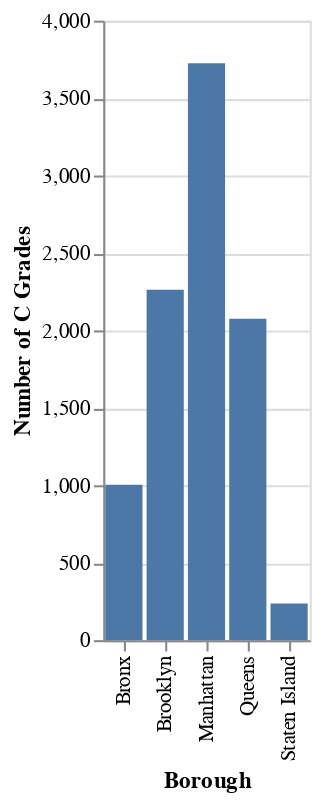

Here is the notebook cell this chart was saved with:
### Code cell
#Graph C Grades by Boro


alt.Chart(c_borough).mark_bar().encode(
    y=alt.Y('GRADE',
    axis=alt.Axis(title ='Number of C Grades')
    ),

  x=alt.X('BORO',
    axis=alt.Axis(title='Borough')
  ),
)

### Figure 1 — Vega-Lite specification as saved in the notebook (floating-point values rounded to 4 significant figures)
{"config": {"view": {"continuousWidth": 400, "continuousHeight": 300}}, "data": {"name": "data-90f24ffad75036710a08518f87c015b3"}, "mark": "bar", "encoding": {"x": {"type": "nominal", "axis": {"title": "Borough"}, "field": "BORO"}, "y": {"type": "quantitative", "axis": {"title": "Number of C Grades"}, "field": "GRADE"}}, "$schema": "https://vega.github.io/schema/vega-lite/v4.0.0.json", "datasets": {"data-90f24ffad75036710a08518f87c015b3": [{"BORO": "Bronx", "CAMIS": 1003, "DBA": 1003, "BUILDING": 1003, "STREET": 1003, "ZIPCODE": 995, "PHONE": 1003, "CUISINE DESCRIPTION": 1003, "INSPECTION DATE": 1003, "ACTION": 1003, "VIOLATION CODE": 1001, "VIOLATION DESCRIPTION": 1001, "CRITICAL FLAG": 1001, "SCORE": 1003, "GRADE": 1003, "GRADE DATE": 1003, "RECORD DATE": 1003, "INSPECTION TYPE": 1003, "Latitude": 1003, "Longitude": 1003, "Community Board": 995, "Council District": 995, "Census Tract": 995, "BIN": 995, "BBL": 1003, "NTA": 995}, {"BORO": "Brooklyn", "CAMIS": 2262, "DBA": 2262, "BUILDING": 2262, "STREET": 2262, "ZIPCODE": 2259, "PHONE": 2262, "CUISINE DESCRIPTION": 2262, "INSPECTION DATE": 2262, "ACTION": 2262, "VIOLATION CODE": 2232, "VIOLATION DESCRIPTION": 2221, "CRITICAL FLAG": 2221, "SCORE": 2262, "GRADE": 2262, "GRADE DATE": 2262, "RECORD DATE": 2262, "INSPECTION TYPE": 2262, "Latitude": 2262, "Longitude": 2262, "Community Board": 2259, "Council District": 2259, "Census Tract": 2259, "BIN": 2257, "BBL": 2262, "NTA": 2259}, {"BORO": "Manhattan", "CAMIS": 3725, "DBA": 3725, "BUILDING": 3725, "STREET": 3725, "ZIPCODE": 3689, "PHONE": 3725, "CUISINE DESCRIPTION": 3725, "INSPECTION DATE": 3725, "ACTION": 3725, "VIOLATION CODE": 3705, "VIOLATION DESCRIPTION": 3697, "CRITICAL FLAG": 3697, "SCORE": 3725, "GRADE": 3725, "GRADE DATE": 3725, "RECORD DATE": 3725, "INSPECTION TYPE": 3725, "Latitude": 3725, "Longitude": 3725, "Community Board": 3689, "Council District": 3689, "Census Tract": 3689, "BIN": 3685, "BBL": 3725, "NTA": 3689}, {"BORO": "Queens", "CAMIS": 2075, "DBA": 2075, "BUILDING": 2075, "STREET": 2075, "ZIPCODE": 2044, "PHONE": 2075, "CUISINE DESCRIPTION": 2075, "INSPECTION DATE": 2075, "ACTION": 2075, "VIOLATION CODE": 2059, "VIOLATION DESCRIPTION": 2056, "CRITICAL FLAG": 2056, "SCORE": 2075, "GRADE": 2075, "GRADE DATE": 2075, "RECORD DATE": 2075, "INSPECTION TYPE": 2075, "Latitude": 2075, "Longitude": 2075, "Community Board": 2044, "Council District": 2044, "Census Tract": 2044, "BIN": 2019, "BBL": 2075, "NTA": 2044}, {"BORO": "Staten Island", "CAMIS": 237, "DBA": 237, "BUILDING": 237, "STREET": 237, "ZIPCODE": 237, "PHONE": 237, "CUISINE DESCRIPTION": 237, "INSPECTION DATE": 237, "ACTION": 237, "VIOLATION CODE": 234, "VIOLATION DESCRIPTION": 234, "CRITICAL FLAG": 234, "SCORE": 237, "GRADE": 237, "GRADE DATE": 237, "RECORD DATE": 237, "INSPECTION TYPE": 237, "Latitude": 237, "Longitude": 237, "Community Board": 237, "Council District": 237, "Census Tract": 237, "BIN": 237, "BBL": 237, "NTA": 237}]}}
